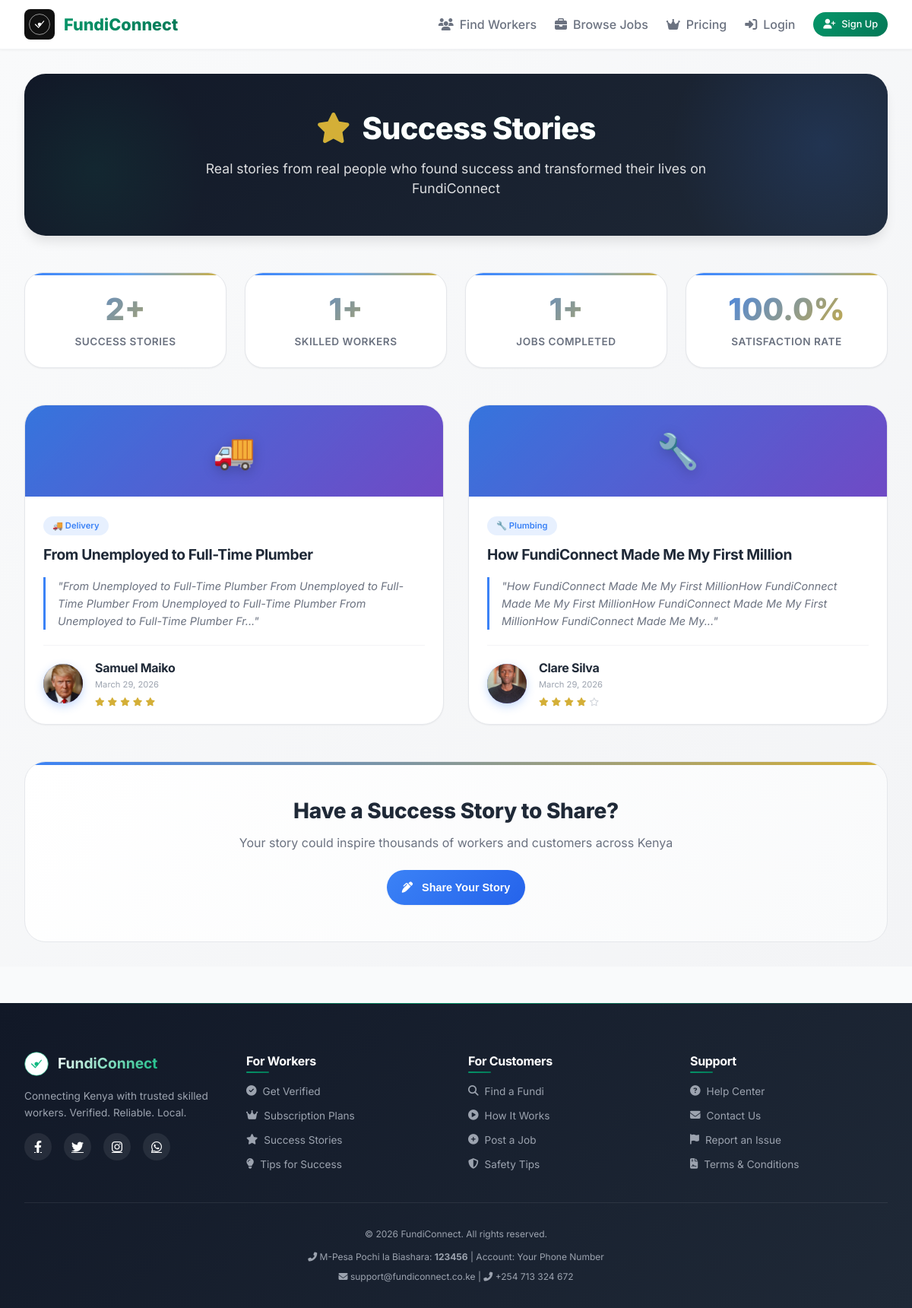
The app's page /success-stories with its own data.
### models.py (models this page shows, shortened)
class SuccessStory(db.Model):
    __tablename__ = 'success_stories'
    __table_args__ = (
        db.Index('idx_story_created', 'created_at'),
        db.Index('idx_story_approved', 'is_approved'),
        db.Index('idx_story_user', 'user_id'),
    )
    id = db.Column(db.Integer, primary_key=True)
    user_id = db.Column(db.Integer, db.ForeignKey('users.id'), nullable=True, index=True)
    name = db.Column(db.String(100), nullable=False)
    email = db.Column(db.String(100), nullable=True)
    category = db.Column(db.String(50), nullable=False)
    title = db.Column(db.String(200), nullable=False)
    story = db.Column(db.Text, nullable=False)
    rating = db.Column(db.Integer, default=5)
    is_approved = db.Column(db.Boolean, default=False, index=True)
    featured = db.Column(db.Boolean, default=False)
    created_at = db.Column(db.DateTime, default=datetime.utcnow, index=True)
    approved_at = db.Column(db.DateTime, nullable=True)
    profile_picture_cache = db.Column(db.String(200), nullable=True)
    author = db.relationship('User', foreign_keys=[user_id], back_populates='success_stories')
    def get_profile_picture(self):
        if self.user_id:
            user = User.query.get(self.user_id)
            if user and user.profile_picture and user.profile_picture != 'default-avatar.png':
                return user.profile_picture
        return self.profile_picture_cache if self.profile_picture_cache else None
    def get_avatar_initials(self):
        if not self.name:
            return '?'
        parts = self.name.split()
        if len(parts) >= 2:
            return f"{parts[0][0]}{parts[1][0]}".upper()
        return self.name[0].upper() if self.name else '?'

class User(db.Model):
    __tablename__ = 'users'
    __table_args__ = (
        db.Index('idx_user_phone', 'phone'),
        db.Index('idx_user_type', 'user_type'),
    )
    id = db.Column(db.Integer, primary_key=True)
    phone = db.Column(db.String(15), unique=True, nullable=False, index=True)
    password_hash = db.Column(db.String(200), nullable=False)
    name = db.Column(db.String(100), nullable=False)
    email = db.Column(db.String(100), nullable=True)
    user_type = db.Column(db.String(20), nullable=False, index=True)
    profile_picture = db.Column(db.String(200), default='default-avatar.png')
    created_at = db.Column(db.DateTime, default=datetime.utcnow, index=True)
    last_login = db.Column(db.DateTime, nullable=True)
    is_active = db.Column(db.Boolean, default=True)
    is_admin = db.Column(db.Boolean, default=False)
    admin_phone_verified = db.Column(db.Boolean, default=False)
    suspended = db.Column(db.Boolean, default=False)
    suspension_reason = db.Column(db.Text, nullable=True)
    suspended_at = db.Column(db.DateTime, nullable=True)
    suspended_by = db.Column(db.Integer, db.ForeignKey('users.id'), nullable=True)
    email_verified = db.Column(db.Boolean, default=False)
    welcome_email_sent = db.Column(db.Boolean, default=False)
    welcome_email_sent_at = db.Column(db.DateTime, nullable=True)
    company_name = db.Column(db.String(200), nullable=True)  # Company/Business name
    business_location = db.Column(db.String(200), nullable=True)  # Business location
    company_description = db.Column(db.Text, nullable=True)  # Company description for workers
    preferred_categories = db.Column(db.String(500), nullable=True)  # Preferred worker categories (comma-separated)
    budget_range = db.Column(db.String(100), nullable=True)  # Typical hiring budget range
    verified_only = db.Column(db.Boolean, default=False)  # Only show verified workers
    priority_listing = db.Column(db.Boolean, default=False)  # Priority job listing for jobs
    worker_profile = db.relationship('WorkerProfile', backref='user', uselist=False, cascade='all, delete-orphan')
    jobs_posted = db.relationship('JobPost', backref='customer', cascade='all, delete-orphan')
    subscriptions = db.relationship('Subscription', backref='user', cascade='all, delete-orphan')
    payments = db.relationship('Payment', foreign_keys='Payment.user_id', back_populates='user')
    verified_payments = db.relationship('Payment', foreign_keys='Payment.verified_by', back_populates='verifier')
    reviews_given = db.relationship('Review', foreign_keys='Review.customer_id', back_populates='customer')
    reviews_received = db.relationship('Review', foreign_keys='Review.worker_id', back_populates='worker')
    job_applications = db.relationship('JobApplication', back_populates='worker', cascade='all, delete-orphan')
    success_stories = db.relationship('SuccessStory', back_populates='author', cascade='all, delete-orphan')
    reports = db.relationship('Report', foreign_keys='Report.reporter_id', back_populates='reporter', cascade='all, delete-orphan')
    resolved_reports = db.relationship('Report', foreign_keys='Report.resolved_by', back_populates='resolver')
    notifications = db.relationship('Notification', back_populates='recipient', cascade='all, delete-orphan')
    suspended_by_user = db.relationship('User', foreign_keys=[suspended_by], remote_side=[id])

### app.py (the view)
@app.route('/success-stories')
def success_stories():
    approved_stories = SuccessStory.query.filter_by(is_approved=True).order_by(SuccessStory.created_at.desc()).all()
    total_stories = SuccessStory.query.filter_by(is_approved=True).count()
    total_workers = User.query.filter_by(user_type='worker', is_active=True).count()
    total_jobs = JobPost.query.filter_by(status='completed').count()
    avg_rating_result = db.session.query(db.func.avg(Review.rating)).scalar()
    satisfaction_rate = round((avg_rating_result or 4.8) * 20, 0)
    stats = {'stories': total_stories, 'workers': total_workers, 'jobs_completed': total_jobs, 'satisfaction': satisfaction_rate}
    return render_template('success_stories.html', stories=approved_stories, stats=stats)

### app.py (called while the page is built, shortened)
@app.before_request
def check_suspended_user():
    return None

@app.before_request
def check_maintenance_mode():
    settings = load_settings()
    if settings.get('maintenance_mode', False):
        if request.endpoint not in ['maintenance', 'static'] and not session.get('is_admin'):
            return render_template('maintenance.html', message=settings.get('maintenance_message', 'Under maintenance')), 503
    return None

### templates/success_stories.html (shortened to what this page needs)
{% extends "base.html" %}
{% block content %}
<div class="success-stories-page">
    <div class="container">
        <div class="hero-section">
            <h1>
                <i class="fas fa-star"></i> Success Stories
            </h1>
            <p>Real stories from real people who found success and transformed their lives on FundiConnect</p>
        </div>
        <div class="stats-banner">
            <div class="stat-card">
                <div class="stat-number">{{ stats.stories|default('0') }}+</div>
                <div class="stat-label">Success Stories</div>
            </div>
            <div class="stat-card">
                <div class="stat-number">{{ stats.workers|default('0') }}+</div>
                <div class="stat-label">Skilled Workers</div>
            </div>
            <div class="stat-card">
                <div class="stat-number">{{ stats.jobs_completed|default('0') }}+</div>
                <div class="stat-label">Jobs Completed</div>
            </div>
            <div class="stat-card">
                <div class="stat-number">{{ stats.satisfaction|default('98') }}%</div>
                <div class="stat-label">Satisfaction Rate</div>
            </div>
        </div>
        <div class="stories-grid" id="storiesGrid">
            {% if stories and stories|length > 0 %}
                {% for story in stories %}
                <div class="story-card" data-story-id="{{ story.id }}">
                    <div class="story-image">
                        {% set icons = {
                            'plumbing': '🔧', 'electrical': '⚡', 'carpentry': '🪵', 'painting': '🎨',
                            'cleaning': '🧹', 'construction': '🏗️', 'mechanical': '🔩', 'it': '💻',
                            'delivery': '🚚', 'landscaping': '🌿', 'security': '🛡️', 'tutoring': '📚',
                            'events': '🎉', 'general': '📋'
                        } %}
                        <span>{{ icons.get(story.category, '⭐') }}</span>
                    </div>
                    <div class="story-content">
                        <span class="story-category">
                            {% if story.category in categories %}
                                {{ categories[story.category].icon }} {{ categories[story.category].name }}
                            {% else %}
                                📋 {{ story.category|title }}
                            {% endif %}
                        </span>
                        <h3>{{ story.title }}</h3>
                        <p class="story-quote">"{{ story.story[:150] }}{% if story.story|length > 150 %}...{% endif %}"</p>
                        <div class="story-author">
                            {% set profile_pic = story.get_profile_picture() if story.user_id else story.profile_picture_cache %}
                            {% if profile_pic and profile_pic != 'default-avatar.png' %}
                                <div class="author-avatar">
                                    <img src="{{ url_for('static', filename='uploads/' + profile_pic) }}"
                                         alt="{{ story.name }}"
                                         onerror="this.parentElement.innerHTML='<div class=\'author-avatar initials\'>{{ story.get_avatar_initials() }}</div>'">
                                </div>
                            {% else %}
                                <div class="author-avatar initials">
                                    {{ story.get_avatar_initials() }}
                                </div>
                            {% endif %}
                            <div class="author-info">
                                <h4>{{ story.name }}</h4>
                                <p>{{ story.created_at.strftime('%B %d, %Y') }}</p>
                                <div class="story-rating">
                                    {% for i in range(5) %}
                                        {% if i < story.rating %}
                                            <i class="fas fa-star"></i>
                                        {% else %}
                                            <i class="far fa-star"></i>
                                        {% endif %}
                                    {% endfor %}
                                </div>
                            </div>
                        </div>
                    </div>
                </div>
                {% endfor %}
            {% endif %}
        </div>
        <div class="submit-story">
            <h2>Have a Success Story to Share?</h2>
            <p>Your story could inspire thousands of workers and customers across Kenya</p>
            <button onclick="openStoryModal()" class="btn-primary" id="shareStoryBtn" style="padding: 15px 20px;">
                <i class="fas fa-pen-alt"></i> Share Your Story
            </button>
        </div>
    </div>
</div>
{% endblock %}

### static/css/style.css (style rules this page uses)
:root { --primary: #059669; --primary-dark: #047857; --primary-light: #10B981; --primary-soft: rgba(5, 150, 105, 0.1); --primary-glow: rgba(5, 150, 105, 0.2); --secondary: #F59E0B; --secondary-dark: #D97706; --secondary-soft: rgba(245, 158, 11, 0.1); --success: #10B981; --success-dark: #059669; --danger: #EF4444; --danger-dark: #DC2626; --warning: #F59E0B; --info: #3B82F6; --info-dark: #2563EB; --dark: #111827; --dark-soft: #1F2937; --gray-dark: #374151; --gray: #6B7280; --gray-light: #9CA3AF; --light-gray: #F3F4F6; --light: #F9FAFB; --white: #FFFFFF; --shadow-xs: 0 1px 2px 0 rgba(0, 0, 0, 0.03); --shadow-sm: 0 1px 3px 0 rgba(0, 0, 0, 0.05); --shadow: 0 4px 6px -1px rgba(0, 0, 0, 0.05); --shadow-md: 0 6px 12px -4px rgba(0, 0, 0, 0.08); --shadow-lg: 0 12px 24px -8px rgba(0, 0, 0, 0.1); --shadow-xl: 0 20px 32px -12px rgba(0, 0, 0, 0.12); --shadow-2xl: 0 24px 40px -16px rgba(0, 0, 0, 0.15); --radius-xs: 4px; --radius-sm: 8px; --radius: 12px; --radius-lg: 16px; --radius-xl: 20px; --radius-2xl: 24px; --radius-full: 9999px; --space-1: 0.25rem; --space-2: 0.5rem; --space-3: 0.75rem; --space-4: 1rem; --space-5: 1.25rem; --space-6: 1.5rem; --space-8: 2rem; --space-10: 2.5rem; --space-12: 3rem; --space-16: 4rem; --font-sans: 'Inter', -apple-system, BlinkMacSystemFont, 'Segoe UI', Roboto, 'Helvetica Neue', sans-serif; --transition-fast: 0.15s ease; --transition: 0.2s ease; --transition-slow: 0.3s ease; --gradient-primary: linear-gradient(135deg, var(--primary) 0%, var(--primary-dark) 100%); --gradient-dark: linear-gradient(135deg, var(--dark) 0%, #1F2937 100%); }
* { margin: 0; padding: 0; box-sizing: border-box; }
html { scroll-behavior: smooth; -webkit-font-smoothing: antialiased; }
body { font-family: var(--font-sans); color: var(--gray-dark); line-height: 1.5; background: var(--light); overflow-x: hidden; }
h1, h2, h3, h4, h5, h6 { font-weight: 700; line-height: 1.2; letter-spacing: -0.02em; }
h1 { font-size: 3rem; letter-spacing: -0.02em; background: linear-gradient(135deg, var(--dark) 0%, var(--primary) 100%); -webkit-background-clip: text; background-clip: text; color: transparent; }
h2 { font-size: 2rem; letter-spacing: -0.01em; }
h3 { font-size: 1.5rem; }
.btn-primary, .btn-secondary, .btn-outline, .btn-primary-small, .btn-outline-small, .btn-success, .btn-danger { display: inline-flex; align-items: center; justify-content: center; gap: 0.5rem; padding: 0.6rem 1.2rem; border-radius: var(--radius-full); font-weight: 600; text-decoration: none; transition: var(--transition); cursor: pointer; border: none; font-size: 0.9rem; }
.btn-primary { background: var(--gradient-primary); color: var(--white); box-shadow: var(--shadow-sm); }
.container { max-width: 1280px; margin: 0 auto; padding: 0 2rem; }
.stat-label { font-size: 0.7rem; color: var(--gray); margin-top: 0.25rem; text-transform: uppercase; letter-spacing: 0.5px; }

### templates/base.html (style rules this page uses)
html { scroll-behavior: smooth; }

### records on screen
SuccessStory: get "🚚", category "🚚", category "Delivery", title "From Unemployed to Full-Time Plumber", story "From Unemployed to Full-Time Plumber From Unemployed to Full-Time Plumber From Unemployed to Full-Time Plumber From Unemployed to Full-Time Plumber Fr", profile_picture (picture), name "Samuel Maiko", created_at "March 29, 2026", rating 5 (drawn)
SuccessStory: get "🔧", category "🔧", category "Plumbing", title "How FundiConnect Made Me My First Million", story "How FundiConnect Made Me My First MillionHow FundiConnect Made Me My First MillionHow FundiConnect Made Me My First MillionHow FundiConnect Made Me My", profile_picture (picture), name "Clare Silva", created_at "March 29, 2026", rating 4 (drawn)

### other values on screen
{{ settings.platform_name }} "FundiConnect"
{{ settings.mpesa_paybill }} "123456"
{{ settings.contact_email }} "support@fundiconnect.co.ke"
{{ settings.contact_phone }} "+254 713 324 672"
